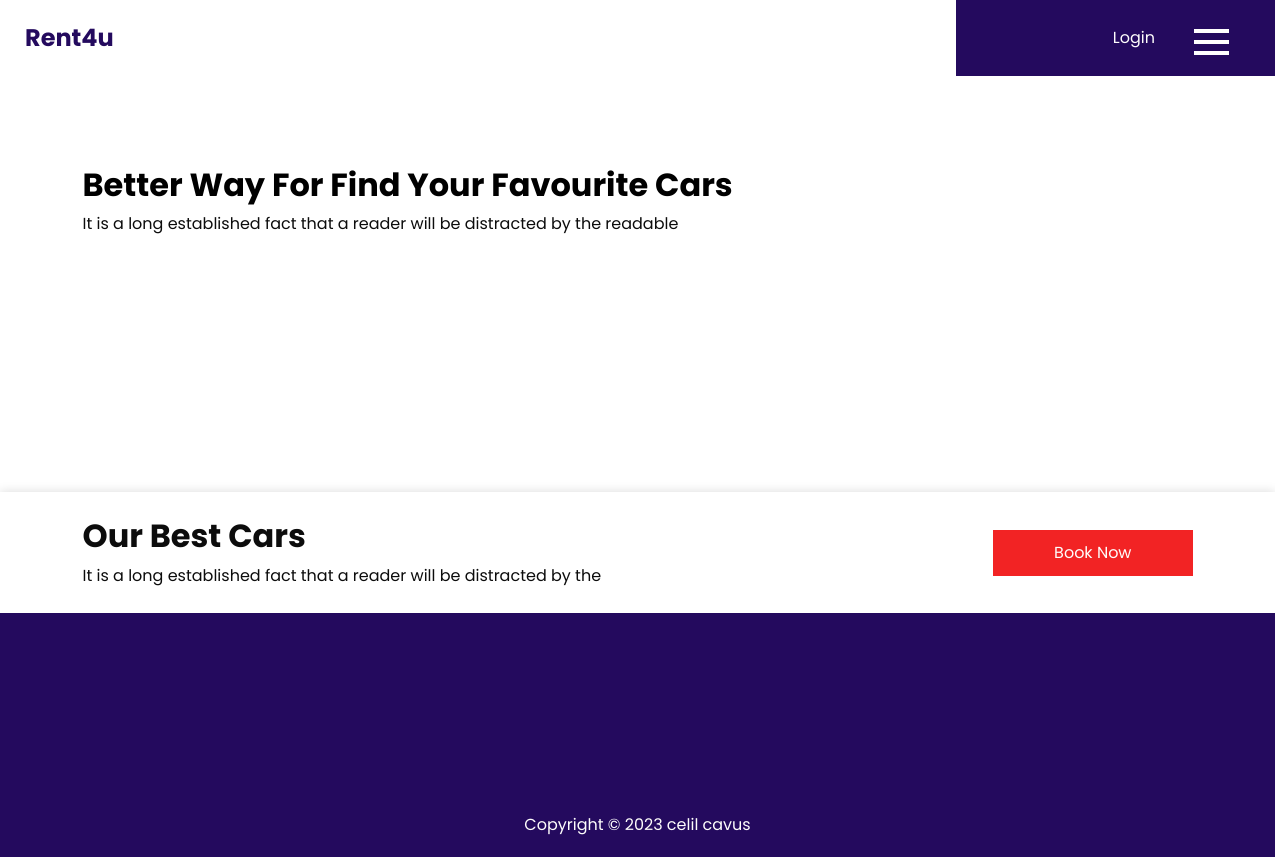
/cars/, run on an earlier commit of the app's database.
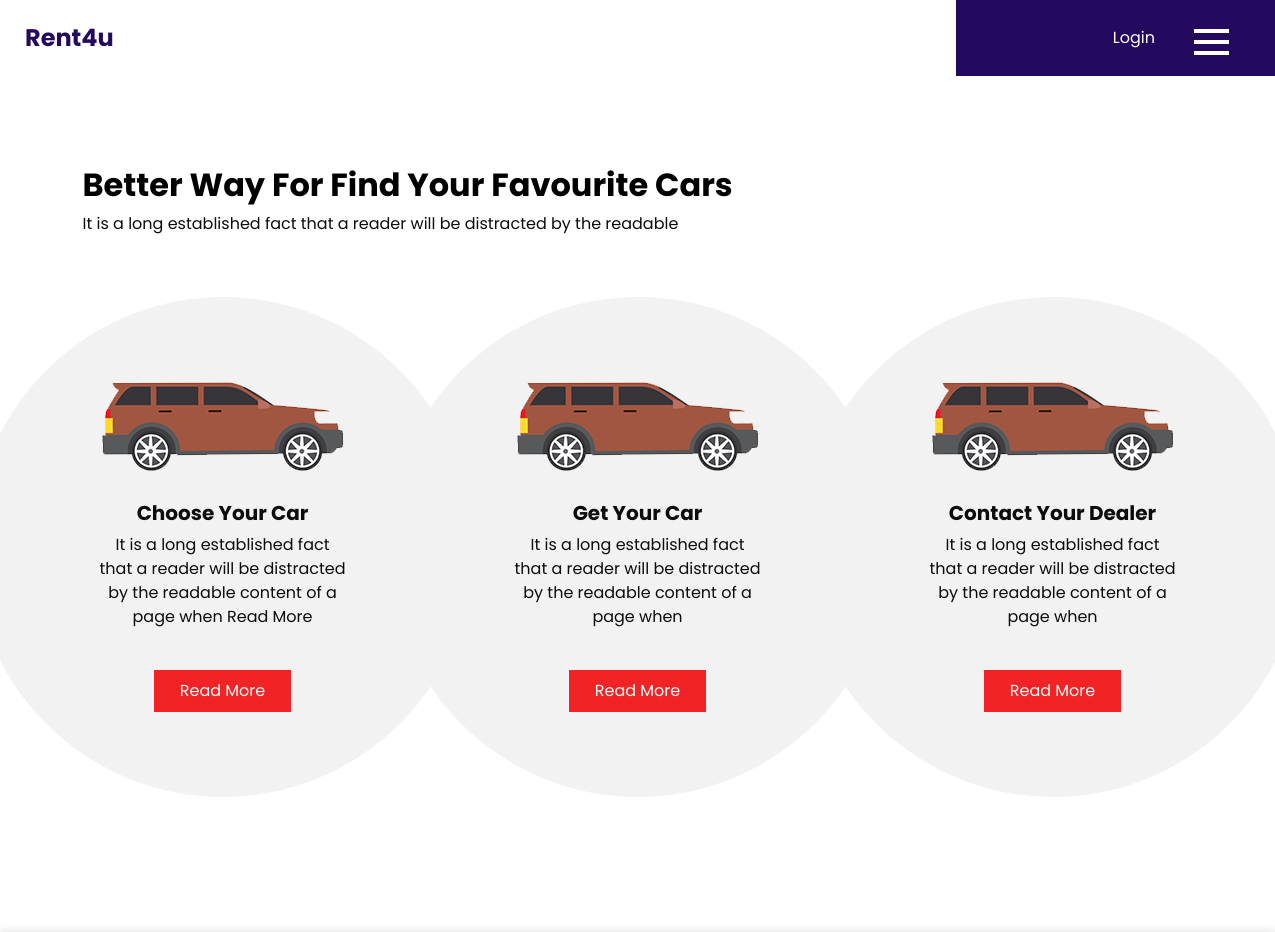
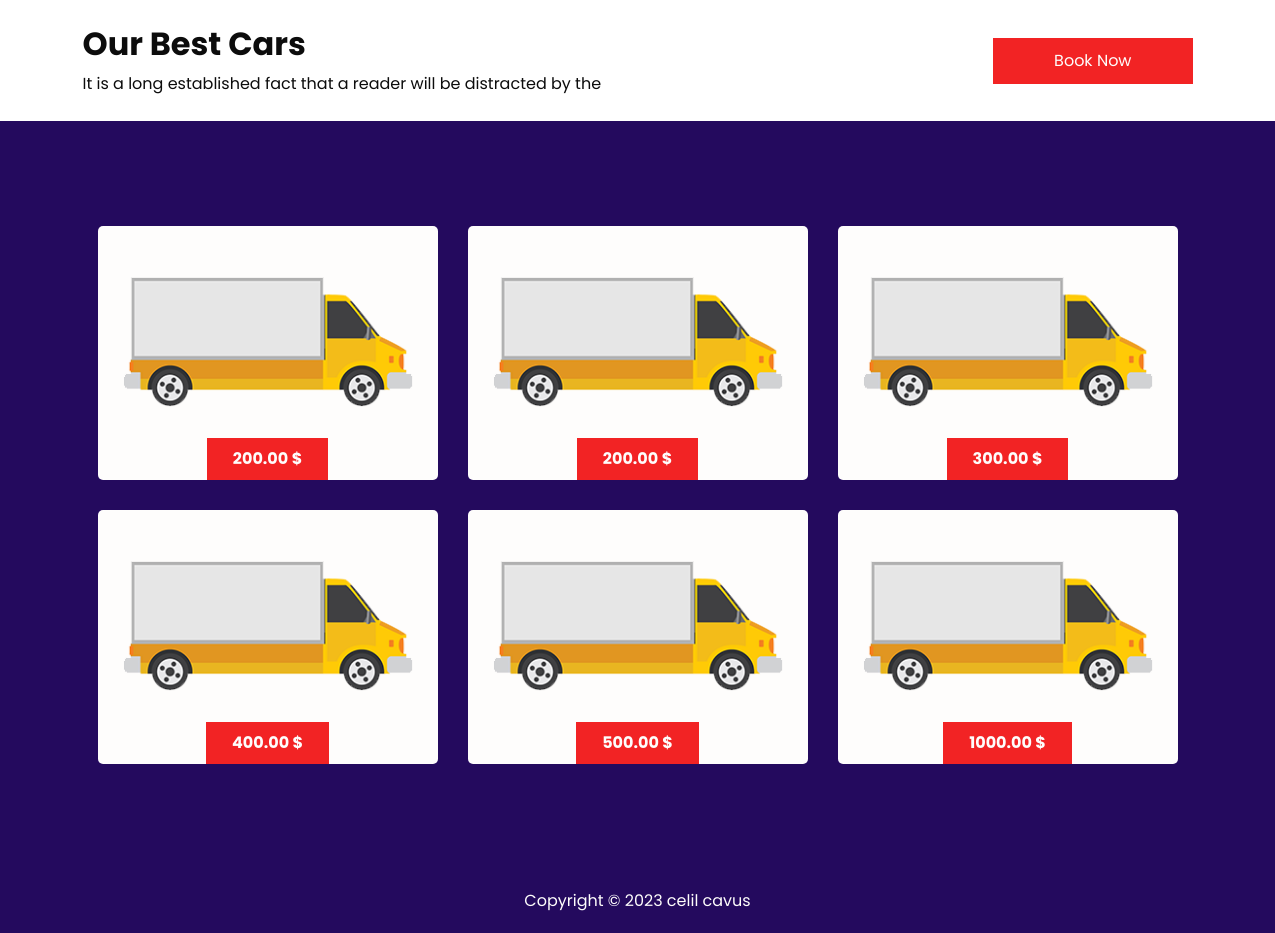
And on a later commit of the database (2 pictures, top to bottom).
### cars/models.py (models this page shows)
class FavoriCarsModel(models.Model):
    title = models.CharField(max_length=50)
    description = models.TextField(max_length=200)
    image = models.CharField(max_length=100)

class BestCarsModel(models.Model):
    image = models.CharField(max_length=50)
    price = models.DecimalField(max_digits=10,decimal_places=2)

### cars/views.py (the view)
# urls.py: path('',views.cars)
def cars(request):
    favoriCar = FavoriCarsModel.objects.all()
    bestCar = BestCarsModel.objects.all()
    cars = {
        'favcar':favoriCar,
        'bestcar':bestCar
    }
    return render(request,'cars/index.html',cars)

### templates/cars/index.html
{% extends 'shared/_layout.html' %}
{% load static %}
{% block content %}
  <section class="car_section layout_padding">
    <div class="container">
      <div class="heading_container">
        <h2>
          Better Way For Find Your Favourite Cars
        </h2>
        <p>
          It is a long established fact that a reader will be distracted by the readable
        </p>
      </div>
      <div class="car_container">
            {% for x in favcar %}
                <div class="box">
                    <div class="img-box">
                    <img src="{% static 'images/c-1.png' %}" alt="">
                    </div>
                    <div class="detail-box">
                    <h5>
                        {{x.title}}
                    </h5>
                    <p>
                        {{x.description}}
                    </p>
                    <a href="{{x.id}}">
                        Read More
                    </a>
                    </div>
                </div>
            {% endfor %}
      </div>
    </div>
  </section>
   <section class="best_section">
    <div class="container">
      <div class="book_now">
        <div class="detail-box">
          <h2>
            Our Best Cars
          </h2>
          <p>
            It is a long established fact that a reader will be distracted by the
          </p>
        </div>
        <div class="btn-box">
          <a href="">
            Book Now
          </a>
        </div>
      </div>
    </div>
  </section>
  <section class="rent_section layout_padding">
    <div class="container">
      <div class="rent_container">
            {% for best in bestcar %}
                <div class="box">
                    <div class="img-box">
                    <img src="{% static 'images/r-1.png' %}" alt="">
                    </div>
                    <div class="price">
                    <a href="">
                        {{best.price}} $
                    </a>
                    </div>
                </div>
            {% endfor %}
      </div>
    </div>
  </section>
{% endblock content %}

### templates/shared/_layout.html (shortened to what this page needs)
{% load static %}
<!DOCTYPE html>
<html lang="en">
<head>
    <link rel="stylesheet" type="text/css" href="https://cdnjs.cloudflare.com/ajax/libs/OwlCarousel2/2.3.4/assets/owl.carousel.min.css" />
    <link rel="stylesheet" type="text/css" href="{% static 'css/bootstrap.css' %}" />
    <link href="{% static 'css/style.css' %}" rel="stylesheet" />
    <link href="{% static 'css/responsive.css' %}" rel="stylesheet" />
</head>
<body class="sub_page">
    {% include 'partials/_nav.html' %}
    {% block content %}
    {% endblock content %}
    {% include 'partials/_footer.html' %}
</body>
</html>

### templates/partials/_nav.html (shortened to what this page needs)
<div class="hero_area">
  <header class="header_section">
    <div class="container-fluid">
      <nav class="navbar navbar-expand-lg custom_nav-container">
        <a class="navbar-brand" href="index.html">
          <span>
            Rent4u
          </span>
        </a>
        <div class="navbar-collapse" id="">
          <div class="user_option">
            <a href="">
              Login
            </a>
          </div>
          <div class="custom_menu-btn">
            <button onclick="openNav()">
              <span class="s-1"> </span>
              <span class="s-2"> </span>
              <span class="s-3"> </span>
            </button>
          </div>
        </div>
      </nav>
    </div>
  </header>
</div>

### templates/partials/_footer.html
    <footer class="container-fluid footer_section">
        <p>
          Copyright &copy; 2023 celil cavus
        </p>
      </footer>

What changed in the data, as far as the page shows it:
added FavoriCarsModel: title "Choose Your Car", description "It is a long established fact that a reader will be distracted by the readable content of a page when Read More"
added FavoriCarsModel: title "Get Your Car", description "It is a long established fact that a reader will be distracted by the readable content of a page when"
added FavoriCarsModel: title "Contact Your Dealer", description "It is a long established fact that a reader will be distracted by the readable content of a page when"
added BestCarsModel: price "200.00"
added BestCarsModel: price "200.00"
added BestCarsModel: price "300.00"
added BestCarsModel: price "400.00"
added BestCarsModel: price "500.00"
added BestCarsModel: price "1000.00"
